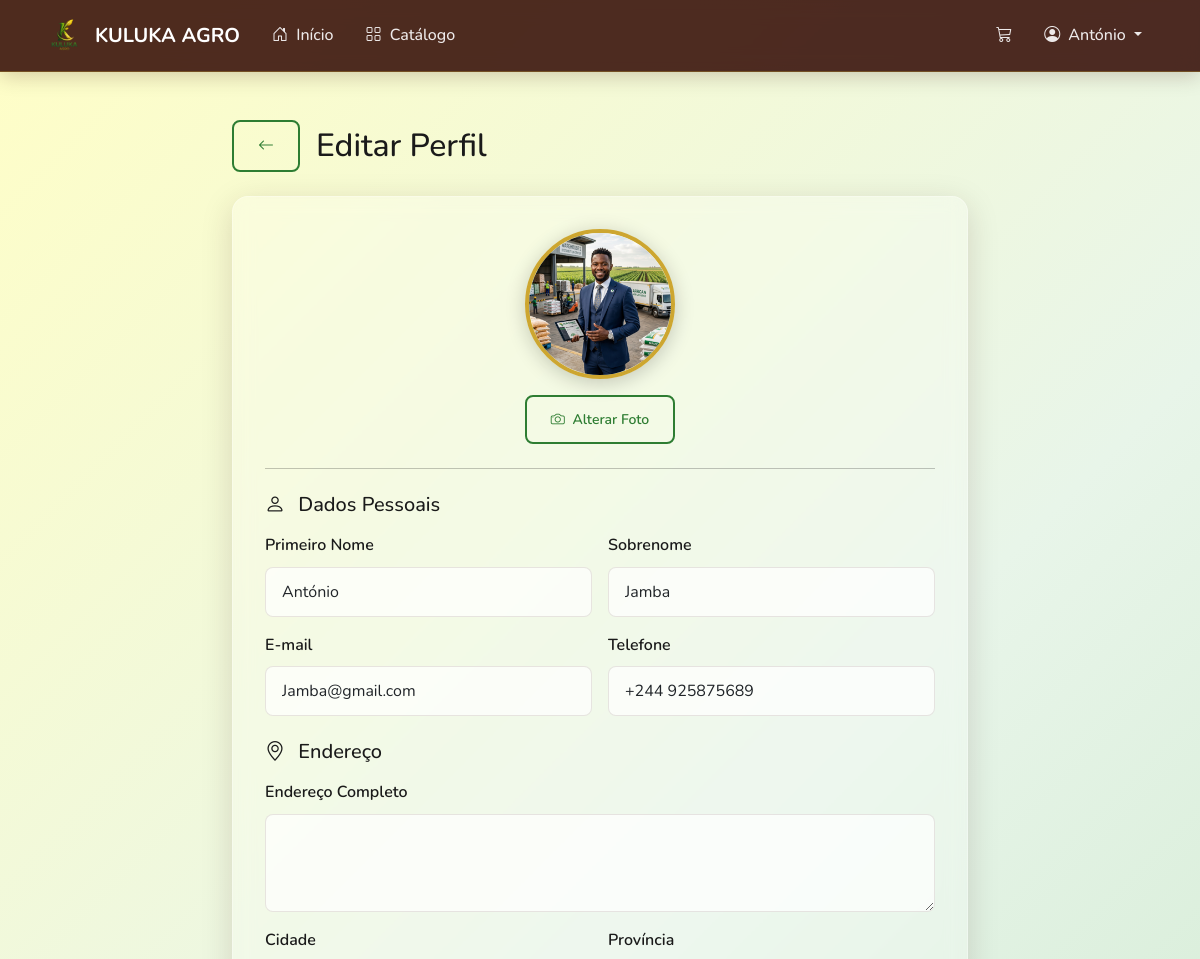
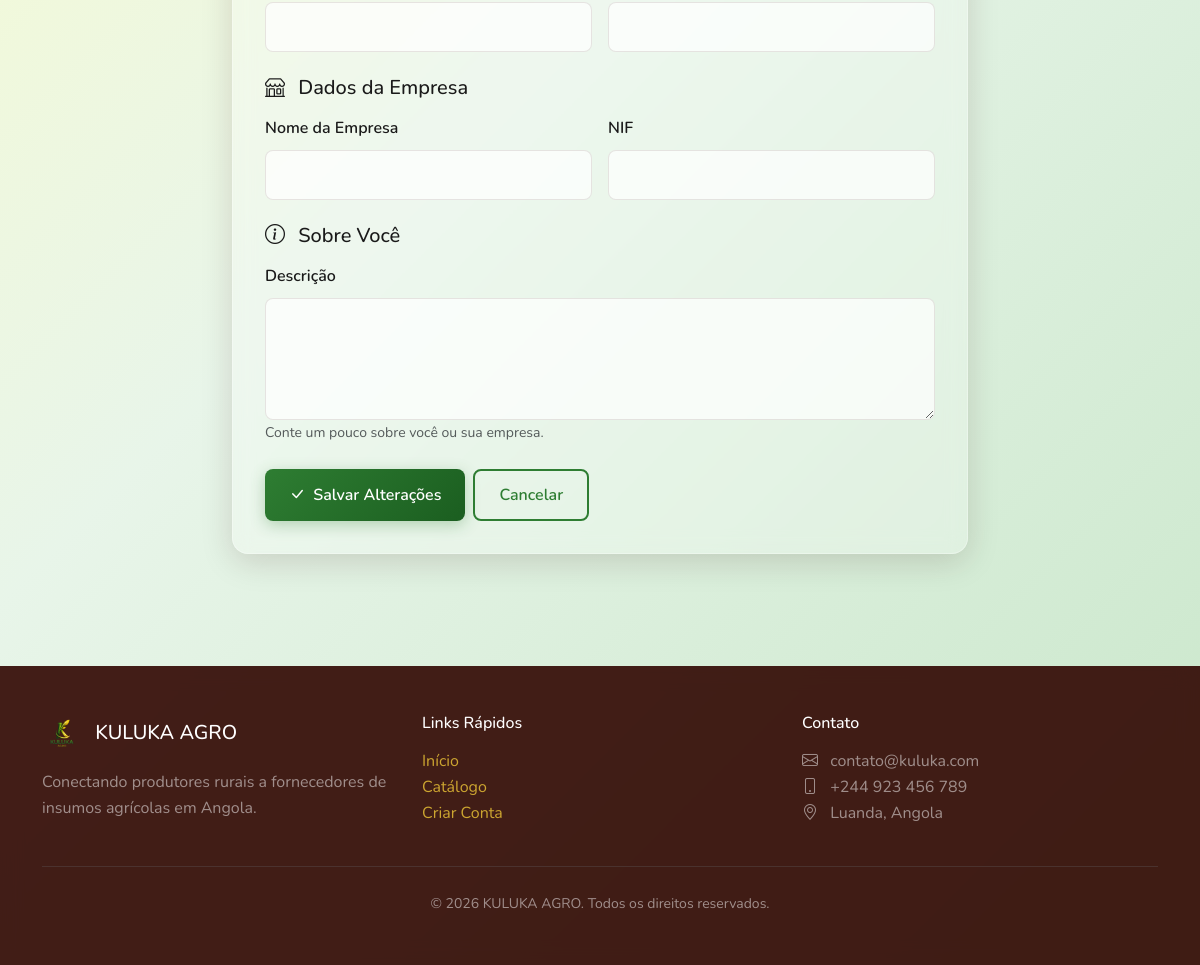
The app's page /perfil/editar/ (signed in) with its own data (2 pictures, top to bottom).
### contas/models.py (models this page shows, shortened)
class Usuario(AbstractUser):
    class TipoUsuario(models.TextChoices):
        FORNECEDOR = 'FORNECEDOR', 'Fornecedor'
        PRODUTOR = 'PRODUTOR', 'Produtor'
    tipo = models.CharField(
        max_length=20,
        choices=TipoUsuario.choices,
        default=TipoUsuario.PRODUTOR,
        verbose_name='Tipo de Usuário'
    )
    telefone = models.CharField(
        max_length=20,
        blank=True,
        verbose_name='Telefone'
    )
    endereco = models.TextField(
        blank=True,
        verbose_name='Endereço'
    )
    cidade = models.CharField(
        max_length=100,
        blank=True,
        verbose_name='Cidade'
    )
    provincia = models.CharField(
        max_length=100,
        blank=True,
        verbose_name='Província'
    )
    foto_perfil = models.ImageField(
        upload_to='perfis/',
        blank=True,
        null=True,
        verbose_name='Foto de Perfil'
    )
    descricao = models.TextField(
        blank=True,
        verbose_name='Descrição / Sobre'
    )
    data_criacao = models.DateTimeField(
        auto_now_add=True,
        verbose_name='Data de Criação'
    )
    nome_empresa = models.CharField(
        max_length=200,
        blank=True,
        verbose_name='Nome da Empresa'
    )
    nif = models.CharField(
        max_length=50,
        blank=True,
        verbose_name='NIF (Número de Identificação Fiscal)'
    )
    area_cultivo = models.DecimalField(
        max_digits=10,
        decimal_places=2,
        blank=True,
        null=True,
        verbose_name='Área de Cultivo (hectares)'
    )
    tipos_cultivo = models.TextField(
        blank=True,
        verbose_name='Tipos de Cultivo'
    )
    class Meta:
        verbose_name = 'Usuário'
        verbose_name_plural = 'Usuários'
    @property
    def eh_fornecedor(self):
        return self.tipo == self.TipoUsuario.FORNECEDOR

### contas/views.py (the view, shortened to what this page needs)
# urls.py: path('perfil/editar/', views.EditarPerfilView.as_view(), name='editar_perfil'),
class EditarPerfilView(LoginRequiredMixin, UpdateView):
    model = Usuario
    form_class = PerfilUsuarioForm
    template_name = 'contas/editar_perfil.html'
    success_url = reverse_lazy('contas:perfil')
    def get_object(self, queryset=None):
        return self.request.user

### pedidos/context_processors.py (called while the page is built)
def carrinho_quantidade(request):
    carrinho = request.session.get('carrinho', {})
    quantidade_total = sum(carrinho.values())
    return {
        'carrinho_quantidade': quantidade_total
    }

### templates/contas/editar_perfil.html (shortened to what this page needs)
{% extends 'base.html' %}
{% load static %}
{% block conteudo %}
<div class="container py-5">
    <div class="row justify-content-center">
        <div class="col-lg-8">
            <div class="d-flex align-items-center mb-4">
                <a href="{% url 'contas:perfil' %}" class="btn btn-kuluka-outline me-3">
                    <i class="bi bi-arrow-left"></i>
                </a>
                <h2 class="mb-0">Editar Perfil</h2>
            </div>
            <div class="form-glass">
                <form method="post" enctype="multipart/form-data">
                    <div class="text-center mb-4">
                        {% if user.foto_perfil %}
                        <img src="{{ user.foto_perfil.url }}" alt="{{ user.username }}" class="perfil-foto mb-3">
                        {% else %}
                        <div class="perfil-foto-placeholder mb-3 mx-auto">
                            {{ user.first_name|slice:":1"|upper|default:user.username|slice:":1"|upper }}
                        </div>
                        {% endif %}
                        <div>
                            <label for="foto_perfil" class="btn btn-sm btn-kuluka-outline">
                                <i class="bi bi-camera me-1"></i> Alterar Foto
                            </label>
                        </div>
                    </div>
                    <hr class="my-4">
                    <h5 class="mb-3"><i class="bi bi-person me-2"></i> Dados Pessoais</h5>
                    <div class="row g-3 mb-4">
                        <div class="col-md-6">
                            <label for="first_name" class="form-label">Primeiro Nome</label>
                            {{ form.first_name }}
                        </div>
                        <div class="col-md-6">
                            <label for="last_name" class="form-label">Sobrenome</label>
                            {{ form.last_name }}
                        </div>
                        <div class="col-md-6">
                            <label for="email" class="form-label">E-mail</label>
                            {{ form.email }}
                        </div>
                        <div class="col-md-6">
                            <label for="telefone" class="form-label">Telefone</label>
                            {{ form.telefone }}
                        </div>
                    </div>
                    <h5 class="mb-3"><i class="bi bi-geo-alt me-2"></i> Endereço</h5>
                    <div class="row g-3 mb-4">
                        <div class="col-12">
                            <label for="endereco" class="form-label">Endereço Completo</label>
                            {{ form.endereco }}
                        </div>
                        <div class="col-md-6">
                            <label for="cidade" class="form-label">Cidade</label>
                            {{ form.cidade }}
                        </div>
                        <div class="col-md-6">
                            <label for="provincia" class="form-label">Província</label>
                            {{ form.provincia }}
                        </div>
                    </div>
                    {% if user.eh_fornecedor %}
                    <h5 class="mb-3"><i class="bi bi-shop me-2"></i> Dados da Empresa</h5>
                    <div class="row g-3 mb-4">
                        <div class="col-md-6">
                            <label for="nome_empresa" class="form-label">Nome da Empresa</label>
                            {{ form.nome_empresa }}
                        </div>
                        <div class="col-md-6">
                            <label for="nif" class="form-label">NIF</label>
                            {{ form.nif }}
                        </div>
                    </div>
                    {% endif %}
                    <h5 class="mb-3"><i class="bi bi-info-circle me-2"></i> Sobre Você</h5>
                    <div class="mb-4">
                        <label for="descricao" class="form-label">Descrição</label>
                        {{ form.descricao }}
                        <small class="text-muted">Conte um pouco sobre você ou sua empresa.</small>
                    </div>
                    <div class="d-flex gap-2">
                        <button type="submit" class="btn btn-kuluka">
                            <i class="bi bi-check-lg me-1"></i> Salvar Alterações
                        </button>
                        <a href="{% url 'contas:perfil' %}" class="btn btn-kuluka-outline">
                            Cancelar
                        </a>
                    </div>
                </form>
            </div>
        </div>
    </div>
</div>
{% endblock %}

### templates/base.html (shortened to what this page needs)
{% load static %}
<!DOCTYPE html>
<html lang="pt-br">
<head>
    <link href="https://cdn.jsdelivr.net/npm/bootstrap@5.3.3/dist/css/bootstrap.min.css" rel="stylesheet">
    <link href="https://cdn.jsdelivr.net/npm/bootstrap-icons@1.11.3/font/bootstrap-icons.css" rel="stylesheet">
    <link href="{% static 'css/style.css' %}" rel="stylesheet">
</head>
<body>
    <nav class="navbar navbar-expand-lg navbar-glass sticky-top">
        <div class="container">
            <a class="navbar-brand" href="{% url 'contas:home' %}">
                <img src="{% static 'images/logo.png' %}" alt="KULUKA AGRO">
                <span class="d-none d-sm-inline">KULUKA AGRO</span>
            </a>
            <div class="collapse navbar-collapse" id="navbarNav">
                <ul class="navbar-nav me-auto">
                    <li class="nav-item">
                        <a class="nav-link" href="{% url 'contas:home' %}">
                            <i class="bi bi-house-door me-1"></i> Início
                        </a>
                    </li>
                    <li class="nav-item">
                        <a class="nav-link" href="{% url 'produtos:catalogo' %}">
                            <i class="bi bi-grid me-1"></i> Catálogo
                        </a>
                    </li>
                </ul>
                <ul class="navbar-nav">
                    <li class="nav-item">
                        <a class="nav-link carrinho-badge" href="{% url 'pedidos:carrinho' %}">
                            <i class="bi bi-cart3"></i>
                        </a>
                    </li>
                    {% if user.is_authenticated %}
                    <li class="nav-item dropdown">
                        <a class="nav-link dropdown-toggle" href="#" data-bs-toggle="dropdown">
                            <i class="bi bi-person-circle me-1"></i>
                            {{ user.first_name|default:user.username }}
                        </a>
                    </li>
                    {% endif %}
                </ul>
            </div>
        </div>
    </nav>
    <main>
        {% block conteudo %}{% endblock %}
    </main>
    <footer class="footer-glass">
        <div class="container">
            <div class="row">
                <div class="col-md-4 mb-4 mb-md-0">
                    <h5 class="text-white mb-3">
                        <img src="{% static 'images/logo.png' %}" alt="KULUKA AGRO" height="40" class="me-2">
                        KULUKA AGRO
                    </h5>
                    <p class="text-white-50">
                        Conectando produtores rurais a fornecedores de insumos agrícolas em Angola.
                    </p>
                </div>
                <div class="col-md-4 mb-4 mb-md-0">
                    <h6 class="text-white mb-3">Links Rápidos</h6>
                    <ul class="list-unstyled">
                        <li><a href="{% url 'contas:home' %}">Início</a></li>
                        <li><a href="{% url 'produtos:catalogo' %}">Catálogo</a></li>
                        <li><a href="{% url 'contas:registro' %}">Criar Conta</a></li>
                    </ul>
                </div>
                <div class="col-md-4">
                    <h6 class="text-white mb-3">Contato</h6>
                    <ul class="list-unstyled text-white-50">
                        <li><i class="bi bi-envelope me-2"></i> contato@kuluka.com</li>
                        <li><i class="bi bi-phone me-2"></i> +244 923 456 789</li>
                        <li><i class="bi bi-geo-alt me-2"></i> Luanda, Angola</li>
                    </ul>
                </div>
            </div>
            <hr class="my-4 border-secondary">
            <div class="text-center text-white-50">
                <small>&copy; 2026 KULUKA AGRO. Todos os direitos reservados.</small>
            </div>
        </div>
    </footer>
</body>
</html>

### static/css/style.css (style rules this page uses)
:root { --cor-primaria: #300600; --cor-secundaria: #CDA630; --cor-terciaria: #2E7D32; --cor-fundo: #FFFEC6; --cor-texto: #1a1a1a; --cor-texto-claro: #ffffff; --cor-sucesso: #2E7D32; --cor-erro: #c62828; --cor-aviso: #f9a825; --cor-info: #0277bd; --glass-bg: rgba(255, 255, 255, 0.25); --glass-bg-dark: rgba(48, 6, 0, 0.15); --glass-border: rgba(255, 255, 255, 0.3); --glass-shadow: 0 8px 32px 0 rgba(48, 6, 0, 0.15); --glass-blur: blur(10px); --raio-borda: 16px; --raio-borda-sm: 8px; --espacamento: 1.5rem; }
* { box-sizing: border-box; }
html { scroll-behavior: smooth; }
body { font-family: 'Segoe UI', 'Avenir', system-ui, -apple-system, sans-serif; background: linear-gradient(135deg, #FFFEC6 0%, #e8f5e9 50%, #c8e6c9 100%); background-attachment: fixed; min-height: 100vh; color: var(--cor-texto); line-height: 1.6; }
.navbar-glass { background: rgba(48, 6, 0, 0.85) !important; backdrop-filter: var(--glass-blur); -webkit-backdrop-filter: var(--glass-blur); border-bottom: 1px solid rgba(205, 166, 48, 0.3); box-shadow: 0 4px 20px rgba(48, 6, 0, 0.2); }
.navbar-glass .navbar-brand { font-weight: 700; color: var(--cor-texto-claro) !important; display: flex; align-items: center; gap: 0.5rem; }
.navbar-glass .navbar-brand img { height: 45px; width: auto; }
.navbar-glass .nav-link { color: rgba(255, 255, 255, 0.9) !important; font-weight: 500; padding: 0.5rem 1rem !important; border-radius: var(--raio-borda-sm); transition: all 0.3s ease; }
.btn-kuluka { background: linear-gradient(135deg, var(--cor-terciaria) 0%, #1b5e20 100%); color: var(--cor-texto-claro); border: none; padding: 0.75rem 1.5rem; border-radius: var(--raio-borda-sm); font-weight: 600; transition: all 0.3s ease; box-shadow: 0 4px 15px rgba(46, 125, 50, 0.3); }
.btn-kuluka-outline { background: transparent; color: var(--cor-terciaria); border: 2px solid var(--cor-terciaria); padding: 0.75rem 1.5rem; border-radius: var(--raio-borda-sm); font-weight: 600; transition: all 0.3s ease; }
.form-glass { background: var(--glass-bg); backdrop-filter: var(--glass-blur); -webkit-backdrop-filter: var(--glass-blur); border-radius: var(--raio-borda); border: 1px solid var(--glass-border); box-shadow: var(--glass-shadow); padding: 2rem; }
.form-glass .form-control, .form-glass .form-select { background: rgba(255, 255, 255, 0.7); border: 1px solid rgba(48, 6, 0, 0.1); border-radius: var(--raio-borda-sm); padding: 0.75rem 1rem; transition: all 0.3s ease; }
.form-glass .form-label { font-weight: 600; color: var(--cor-texto); margin-bottom: 0.5rem; }
.perfil-foto { width: 150px; height: 150px; border-radius: 50%; object-fit: cover; border: 4px solid var(--cor-secundaria); box-shadow: 0 4px 20px rgba(0, 0, 0, 0.2); }
.carrinho-badge { position: relative; }
.footer-glass { background: rgba(48, 6, 0, 0.9); backdrop-filter: var(--glass-blur); color: var(--cor-texto-claro); padding: 3rem 0; margin-top: 4rem; }
.footer-glass a { color: var(--cor-secundaria); text-decoration: none; transition: color 0.3s ease; }

### templates/base.html (style rules this page uses)
body { font-family: 'Nunito', sans-serif; }

### records on screen
Usuario: first_name "António", foto_perfil (picture), last_name "Jamba", email "Jamba@gmail.com", telefone "+244 925875689"
